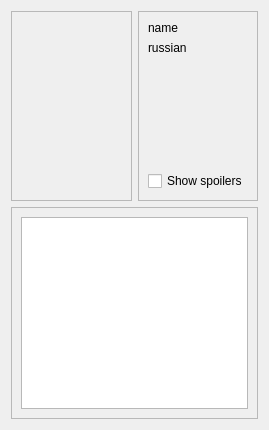
<?xml version="1.0" encoding="UTF-8"?>
<ui version="4.0">
 <class>Dialog</class>
 <widget class="QDialog" name="Dialog">
  <property name="geometry">
   <rect>
    <x>0</x>
    <y>0</y>
    <width>269</width>
    <height>430</height>
   </rect>
  </property>
  <property name="windowTitle">
   <string notr="true">Dialog</string>
  </property>
  <property name="styleSheet">
   <string notr="true"/>
  </property>
  <property name="locale">
   <locale language="English" country="UnitedStates"/>
  </property>
  <layout class="QVBoxLayout" name="verticalLayout_3">
   <item>
    <layout class="QHBoxLayout" name="horizontalLayout">
     <item>
      <widget class="QFrame" name="image_frame">
       <property name="sizePolicy">
        <sizepolicy hsizetype="Preferred" vsizetype="Expanding">
         <horstretch>0</horstretch>
         <verstretch>0</verstretch>
        </sizepolicy>
       </property>
       <property name="frameShape">
        <enum>QFrame::StyledPanel</enum>
       </property>
       <property name="frameShadow">
        <enum>QFrame::Raised</enum>
       </property>
       <layout class="QVBoxLayout" name="verticalLayout">
        <item>
         <widget class="QLabel" name="image">
          <property name="text">
           <string/>
          </property>
          <property name="scaledContents">
           <bool>true</bool>
          </property>
         </widget>
        </item>
       </layout>
      </widget>
     </item>
     <item>
      <widget class="QFrame" name="title_frame">
       <property name="styleSheet">
        <string notr="true"/>
       </property>
       <property name="frameShape">
        <enum>QFrame::StyledPanel</enum>
       </property>
       <property name="frameShadow">
        <enum>QFrame::Raised</enum>
       </property>
       <layout class="QVBoxLayout" name="verticalLayout_2">
        <item>
         <widget class="QLabel" name="name_label">
          <property name="text">
           <string>name</string>
          </property>
          <property name="wordWrap">
           <bool>true</bool>
          </property>
         </widget>
        </item>
        <item>
         <widget class="QLabel" name="russian_label">
          <property name="text">
           <string>russian</string>
          </property>
          <property name="wordWrap">
           <bool>true</bool>
          </property>
         </widget>
        </item>
        <item>
         <spacer name="verticalSpacer">
          <property name="orientation">
           <enum>Qt::Vertical</enum>
          </property>
          <property name="sizeHint" stdset="0">
           <size>
            <width>20</width>
            <height>40</height>
           </size>
          </property>
         </spacer>
        </item>
        <item>
         <widget class="QCheckBox" name="show_spoilers">
          <property name="locale">
           <locale language="English" country="UnitedStates"/>
          </property>
          <property name="text">
           <string>Show spoilers</string>
          </property>
         </widget>
        </item>
       </layout>
      </widget>
     </item>
    </layout>
   </item>
   <item>
    <widget class="QFrame" name="description_frame">
     <property name="styleSheet">
      <string notr="true">QComboBox {
	padding: 5px 1px;
	border-radius: 10px;
	font-weight: bold;
	background-color: rgb(0, 133, 52);
	color: rgb(255, 255, 255);
}
</string>
     </property>
     <property name="frameShape">
      <enum>QFrame::StyledPanel</enum>
     </property>
     <property name="frameShadow">
      <enum>QFrame::Raised</enum>
     </property>
     <layout class="QVBoxLayout" name="verticalLayout_4">
      <item>
       <widget class="QTextEdit" name="description">
        <property name="styleSheet">
         <string notr="true"/>
        </property>
        <property name="readOnly">
         <bool>true</bool>
        </property>
        <property name="html">
         <string>&lt;!DOCTYPE HTML PUBLIC &quot;-//W3C//DTD HTML 4.0//EN&quot; &quot;http://www.w3.org/TR/REC-html40/strict.dtd&quot;&gt;
&lt;html&gt;&lt;head&gt;&lt;meta name=&quot;qrichtext&quot; content=&quot;1&quot; /&gt;&lt;meta charset=&quot;utf-8&quot; /&gt;&lt;style type=&quot;text/css&quot;&gt;
p, li { white-space: pre-wrap; }
hr { height: 1px; border-width: 0; }
li.unchecked::marker { content: &quot;\2610&quot;; }
li.checked::marker { content: &quot;\2612&quot;; }
&lt;/style&gt;&lt;/head&gt;&lt;body style=&quot; font-family:'Segoe UI'; font-size:9pt; font-weight:400; font-style:normal;&quot;&gt;
&lt;p style=&quot;-qt-paragraph-type:empty; margin-top:0px; margin-bottom:0px; margin-left:0px; margin-right:0px; -qt-block-indent:0; text-indent:0px;&quot;&gt;&lt;br /&gt;&lt;/p&gt;&lt;/body&gt;&lt;/html&gt;</string>
        </property>
        <property name="textInteractionFlags">
         <set>Qt::LinksAccessibleByMouse|Qt::TextSelectableByMouse</set>
        </property>
       </widget>
      </item>
     </layout>
    </widget>
   </item>
  </layout>
 </widget>
 <resources/>
 <connections/>
</ui>
